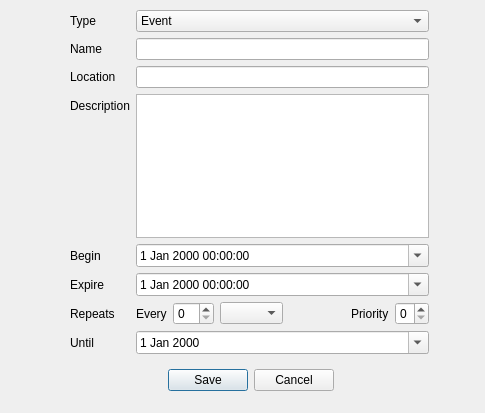
<?xml version="1.0" encoding="UTF-8"?>
<ui version="4.0">
 <class>TaskForm</class>
 <widget class="QWidget" name="TaskForm">
  <property name="geometry">
   <rect>
    <x>0</x>
    <y>0</y>
    <width>485</width>
    <height>413</height>
   </rect>
  </property>
  <property name="windowTitle">
   <string>Form</string>
  </property>
  <widget class="QDialogButtonBox" name="buttonBox">
   <property name="geometry">
    <rect>
     <x>70</x>
     <y>360</y>
     <width>361</width>
     <height>41</height>
    </rect>
   </property>
   <property name="sizePolicy">
    <sizepolicy hsizetype="Expanding" vsizetype="Expanding">
     <horstretch>0</horstretch>
     <verstretch>0</verstretch>
    </sizepolicy>
   </property>
   <property name="layoutDirection">
    <enum>Qt::LeftToRight</enum>
   </property>
   <property name="standardButtons">
    <set>QDialogButtonBox::Cancel|QDialogButtonBox::Save</set>
   </property>
   <property name="centerButtons">
    <bool>true</bool>
   </property>
  </widget>
  <widget class="QWidget" name="formLayoutWidget">
   <property name="geometry">
    <rect>
     <x>70</x>
     <y>10</y>
     <width>359</width>
     <height>344</height>
    </rect>
   </property>
   <layout class="QFormLayout" name="formLayout">
    <item row="1" column="0">
     <widget class="QLabel" name="typeLabel">
      <property name="text">
       <string>Type</string>
      </property>
     </widget>
    </item>
    <item row="1" column="1">
     <widget class="QComboBox" name="comboBox">
      <item>
       <property name="text">
        <string>Event</string>
       </property>
      </item>
      <item>
       <property name="text">
        <string>ToDo</string>
       </property>
      </item>
     </widget>
    </item>
    <item row="2" column="0">
     <widget class="QLabel" name="nameLabel">
      <property name="text">
       <string>Name</string>
      </property>
     </widget>
    </item>
    <item row="2" column="1">
     <widget class="QLineEdit" name="name"/>
    </item>
    <item row="3" column="0">
     <widget class="QLabel" name="locationLabel">
      <property name="text">
       <string>Location</string>
      </property>
     </widget>
    </item>
    <item row="3" column="1">
     <widget class="QLineEdit" name="location"/>
    </item>
    <item row="4" column="0">
     <widget class="QLabel" name="DescritionLabel">
      <property name="text">
       <string>Description</string>
      </property>
     </widget>
    </item>
    <item row="4" column="1">
     <widget class="QTextEdit" name="description">
      <property name="sizePolicy">
       <sizepolicy hsizetype="Expanding" vsizetype="Expanding">
        <horstretch>0</horstretch>
        <verstretch>0</verstretch>
       </sizepolicy>
      </property>
     </widget>
    </item>
    <item row="5" column="0">
     <widget class="QLabel" name="beginLabel">
      <property name="text">
       <string>Begin</string>
      </property>
     </widget>
    </item>
    <item row="5" column="1">
     <widget class="QDateTimeEdit" name="beginDateTime">
      <property name="calendarPopup">
       <bool>true</bool>
      </property>
     </widget>
    </item>
    <item row="6" column="0">
     <widget class="QLabel" name="expireLabel">
      <property name="text">
       <string>Expire</string>
      </property>
     </widget>
    </item>
    <item row="6" column="1">
     <widget class="QDateTimeEdit" name="expireDateTime">
      <property name="calendarPopup">
       <bool>true</bool>
      </property>
     </widget>
    </item>
    <item row="7" column="0">
     <widget class="QLabel" name="repeatLabel">
      <property name="text">
       <string>Repeats</string>
      </property>
     </widget>
    </item>
    <item row="7" column="1">
     <layout class="QHBoxLayout" name="horizontalLayout">
      <item>
       <widget class="QLabel" name="numberRepetitionLabel">
        <property name="text">
         <string>Every</string>
        </property>
       </widget>
      </item>
      <item>
       <widget class="QSpinBox" name="numRepetition">
        <property name="maximum">
         <number>30</number>
        </property>
       </widget>
      </item>
      <item>
       <widget class="QComboBox" name="typeRepetition">
        <property name="locale">
         <locale language="English" country="UnitedKingdom"/>
        </property>
        <property name="currentIndex">
         <number>0</number>
        </property>
        <item>
         <property name="text">
          <string/>
         </property>
        </item>
        <item>
         <property name="text">
          <string>day</string>
         </property>
        </item>
        <item>
         <property name="text">
          <string>week</string>
         </property>
        </item>
        <item>
         <property name="text">
          <string>month</string>
         </property>
        </item>
        <item>
         <property name="text">
          <string>year</string>
         </property>
        </item>
       </widget>
      </item>
      <item>
       <spacer name="horizontalSpacer">
        <property name="orientation">
         <enum>Qt::Horizontal</enum>
        </property>
        <property name="sizeHint" stdset="0">
         <size>
          <width>40</width>
          <height>20</height>
         </size>
        </property>
       </spacer>
      </item>
      <item>
       <widget class="QLabel" name="priorityLabel">
        <property name="text">
         <string>Priority</string>
        </property>
       </widget>
      </item>
      <item>
       <widget class="QSpinBox" name="prioritySpinBox">
        <property name="maximum">
         <number>9</number>
        </property>
       </widget>
      </item>
     </layout>
    </item>
    <item row="8" column="0">
     <widget class="QLabel" name="untilLabel">
      <property name="text">
       <string>Until</string>
      </property>
     </widget>
    </item>
    <item row="8" column="1">
     <widget class="QDateEdit" name="untilDate">
      <property name="calendarPopup">
       <bool>true</bool>
      </property>
     </widget>
    </item>
   </layout>
  </widget>
 </widget>
 <resources/>
 <connections/>
</ui>
